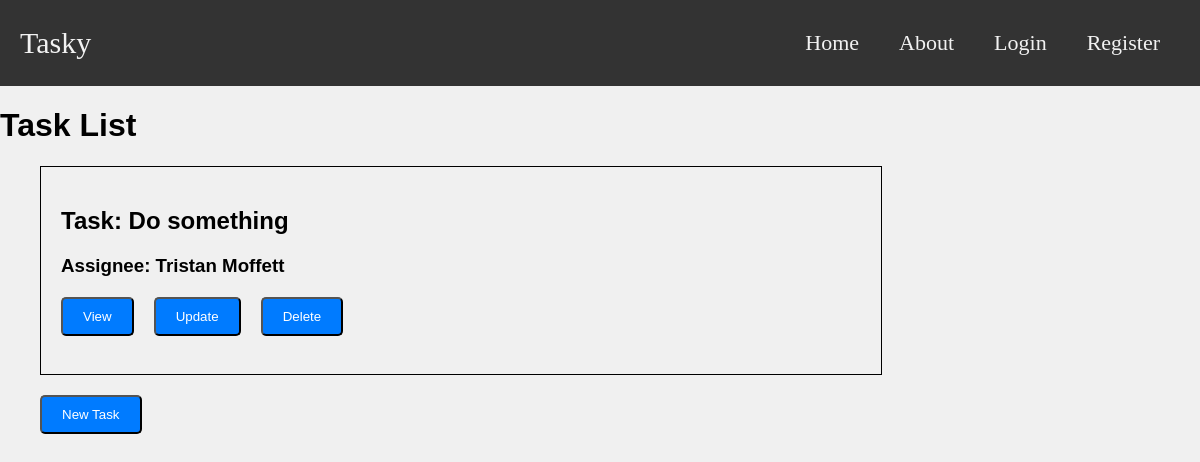
Page /tasks/ on the earlier database version.
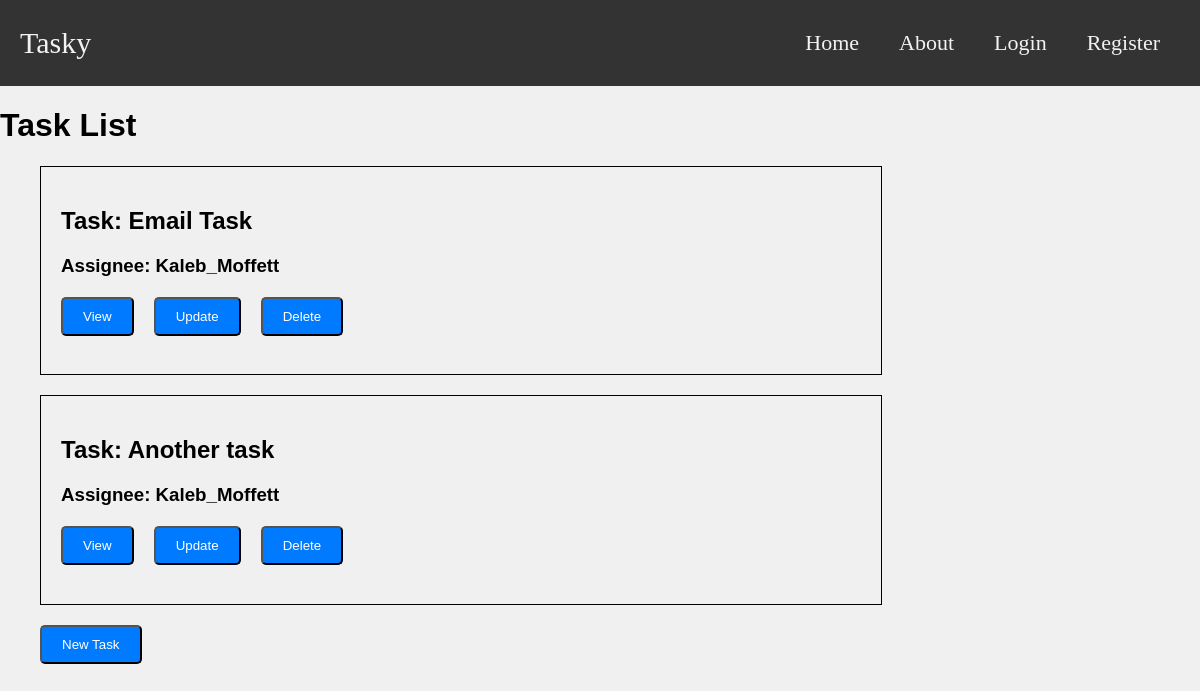
Same page on the later database version.
### task_manager_app/models.py (models this page shows, shortened)
class Task(models.Model):
    title = models.CharField(max_length=200, blank=False)
    description = models.TextField(max_length=200, blank=False)
    due_date = models.DateField(blank=False)
    completion_stage = models.CharField(max_length=200, choices=[('Not Started', 'Not Started'),
                                                                 ('Working On', 'Working On'),
                                                                 ('Completed', 'Completed')], blank=True)
    email_sent = models.BooleanField(blank=True, default=False)
    '''
        One-to-Many Relationship
        Each Task has a ForeignKey relationship with TeamMember
        to represent the team member assigned to that task
    '''
    assignee = models.ForeignKey(TeamMember, on_delete=models.SET_NULL, null=True, related_name='tasks')
    def get_absolute_url(self):
        return reverse('task-detail', args=[str(self.id)])

class TeamMember(models.Model):
    name = models.CharField(max_length=200)
    team = models.ForeignKey(Team, on_delete=models.CASCADE, related_name='members')
    user = models.OneToOneField(User, null=True, on_delete=models.CASCADE)

### task_manager_app/views.py (the view)
# urls.py: path('tasks/', views.TaskListView.as_view(), name = 'task-list'),
class TaskListView(generic.ListView):
    model = Task

### task_manager_app/templates/task_manager_app/task_list.html (shortened to what this page needs)
{% extends "task_manager_app/base_template.html" %}
{% block content %}
    <h1>Task List</h1>
    {% if task_list %}
        <ul>
            {% for task in task_list %}
                <div class="container-left">
                    <h2> Task: {{ task.title }} </h2>
                    <h3> Assignee: {{ task.assignee.name }}
                    <div class="button-layout">
                        <a href="{{ task.get_absolute_url }}">
                            <button class="btn">View</button>
                        </a>
                        <a class="nav-link" aria-current="page" href="{% url 'task-update' task.id %}">
                            <button class="btn">Update</button>
                        </a>
                        <a class="nav-link" aria-current="page" href="{% url 'task-delete' task.id %}">
                            <button class="btn">Delete</button>
                        </a>
                    </div>
                </div>
            {% endfor %}
            <a href="{% url 'task-create' %}">
                <button class="btn">New Task</button>
            </a>
        </ul>
    {% else %}
        <p>There are no tasks registered.</p>
        <a href="{% url 'task-create' %}">
            <button class="btn">New Task</button>
        </a>
    {% endif %}
{% endblock %}

### task_manager_app/templates/task_manager_app/base_template.html (shortened to what this page needs)
<!DOCTYPE html>
<html lang="en">
<head>
</head>
<body>
    <div class="navbar">
        <a class="navbar-brand" href="{% url 'index' %}">Tasky</a>
        <div class="navbar-links">
            <a class="navbar-link" href="{% url 'index' %}">Home</a>
            <a class="navbar-link" href="#">About</a>
            {% if user.is_authenticated %}
              <a class="navbar-username">{{ user.username }}</a>
              <a class="navbar-link" href="{% url 'logout' %}">Logout</a>
            {% else %}
              <a class="navbar-link" href="{% url 'login' %}">Login</a>
              <a class="navbar-link" href="{% url 'register-page' %}">Register</a>
            {% endif %}
        </div>
    </div>
    <div class="col-sm-10">
        {% block content %}
        {% endblock %}
    </div>
</body>
</html>

### task_manager_app/templates/task_manager_app/base_template.html (style rules this page uses)
body { font-family: Arial, sans-serif; margin: 0; padding: 0; background-color: #f0f0f0; }
.navbar { background-color: #333; overflow: hidden; display: flex; justify-content: space-between; align-items: center; padding: 20px 20px; }
.navbar-brand { color: #f2f2f2; text-decoration: none; font-family: "Crimson Text", serif; font-size: 30px }
.navbar-links { display: flex; align-items: center; }
.navbar-link { color: #f2f2f2; text-decoration: none; padding: 10px 20px; font-family: "Crimson Text", serif; font-size: 22px; }
.container-left { max-width: 800px; margin-left: 0px; margin-bottom: 20px; border: 1px solid black; text-align: left; padding: 20px; }
.btn { display: inline-block; padding: 10px 20px; background-color: #007bff; color: #fff; text-decoration: none; border-radius: 5px; margin-right: 10px; transition: background-color 0.3s; }
.button-layout { display: flex; align-items: center; gap: 10px; margin-top: 20px; }

### task_manager_app/templates/task_manager_app/task_list.html (style rules this page uses)
.container-left { max-width: 800px; margin-left: 0px; margin-bottom: 20px; border: 1px solid black; text-align: left; padding: 20px; }
.btn { display: inline-block; padding: 10px 20px; background-color: #007bff; color: #fff; text-decoration: none; border-radius: 5px; margin-right: 10px; transition: background-color 0.3s; }
.button-layout { display: flex; align-items: center; gap: 10px; margin-top: 20px; }

Differences in the rows shown:
removed Task: title "Do something", assignee.name "Tristan Moffett"
added Task: title "Email Task", assignee.name "Kaleb_Moffett"
added Task: title "Another task", assignee.name "Kaleb_Moffett"
